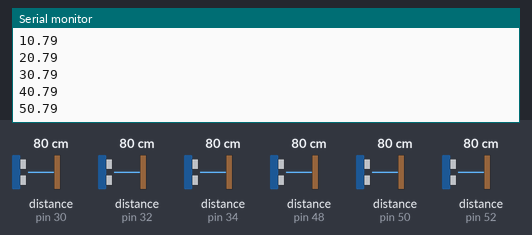
A sketch run on a simulated Arduino Mega 2560, built with avr-gcc and run on an emulated ATmega2560. Parts: the last lines printed to the serial monitor. Wiring (inferred from the names in the program): 6 × ultrasonic range finder: trigger pin 31, echo pin 30 / trigger pin 33, echo pin 32 / trigger pin 35, echo pin 34 / trigger pin 49, echo pin 48 / trigger pin 51, echo pin 50 / trigger pin 53, echo pin 52. Inputs (shaded band) come from the test bench; at power-on: distance to the obstacle (sensors on pin 30, pin 32, pin 34, pin 48, pin 50, pin 52) 80 cm. The echo pulse lasts 58.3 µs per cm.

Above: at 2.8 s.
2.9 s: distance to the obstacle (sensor on pin 30) set to 2 cm
At 4.9 s:
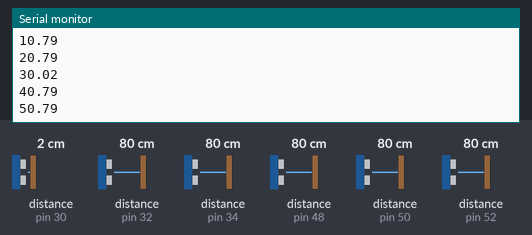
5.6 s: distance to the obstacle (sensor on pin 32) set to 2 cm
8.3 s: distance to the obstacle (sensor on pin 34) set to 2 cm
At 10.8 s:
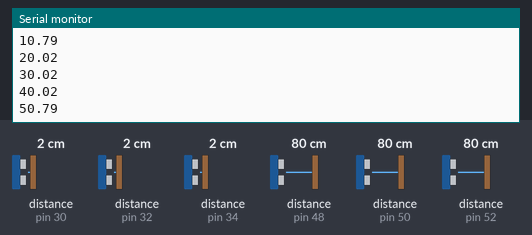
11.0 s: distance to the obstacle (sensor on pin 48) set to 2 cm
At 13.4 s:
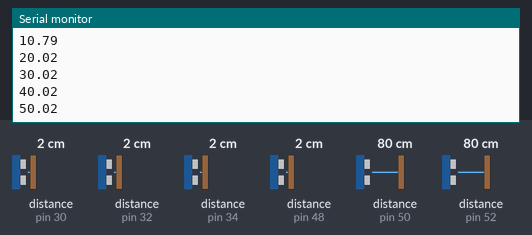
13.7 s: distance to the obstacle (sensor on pin 50) set to 2 cm
16.4 s: distance to the obstacle (sensor on pin 52) set to 2 cm
Timing chart, 0 to 19.4 s (numbered marks = the images above; inputs shaded):
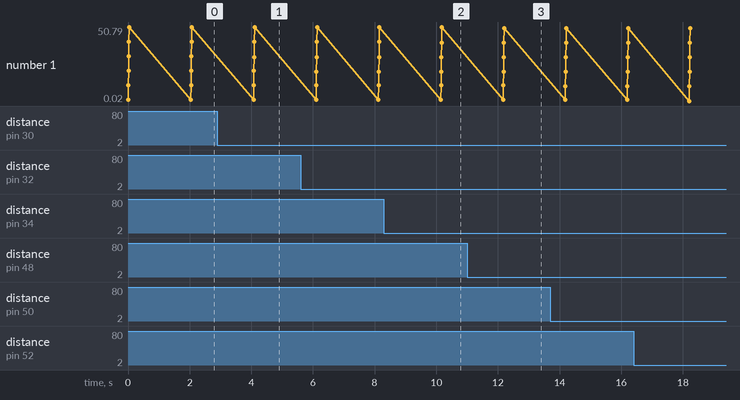

Measured:
- after the input at 2.9 s, the serial monitor: prints a new line after 1.2 s (image 1)
- after the input at 8.3 s, the serial monitor: prints a new line after 1.9 s (image 2)
- after the input at 11.0 s, the serial monitor: prints a new line after 1.2 s (image 3)
- plotted number 1: 50.79 → 50.02 after the input at 11.0 s

The sketch:

8us.ino
```cpp
int pin_trig[]={53,51,33,31,35,49},pin_echo[]={52,50,32,30,34,48};
unsigned  int duration=0;//for a 4 m (max range) duration <65536 hence 16bit
float distance=0;
void setup() {
  // put your setup code here, to run once:
for(int i=0;i<6;i++)
  {
      pinMode(pin_echo[i],INPUT);
      pinMode(pin_trig[i],OUTPUT);

  }Serial.begin(9600);
}

void loop() {
  // put your main code here, to run repeatedly:
for(int j=0;j<6;j++)
  {
  digitalWrite(pin_trig[j],LOW);
  delayMicroseconds(30);

  digitalWrite(pin_trig[j],HIGH);
  delayMicroseconds(10);
  digitalWrite(pin_trig[j],LOW);
  delayMicroseconds(10);

  duration = pulseIn(pin_echo[j],HIGH);//time in uS
  if(duration>23429)
    distance=4.1;
  else
    distance = duration*0.00017;
  Serial.print(j);
  Serial.print(distance);
  Serial.print("\n");
  }
  Serial.println("\n");
  delay(2000);
}
```
